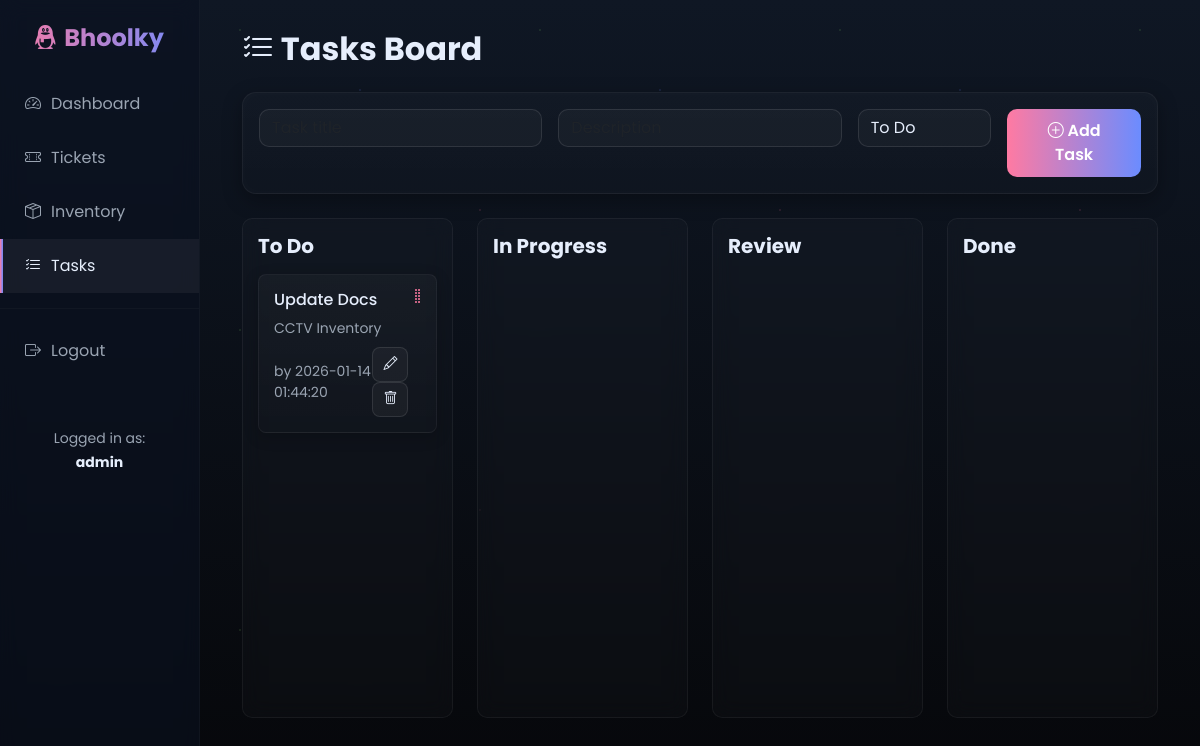
The page /tasks (signed in) on the database as committed earlier.
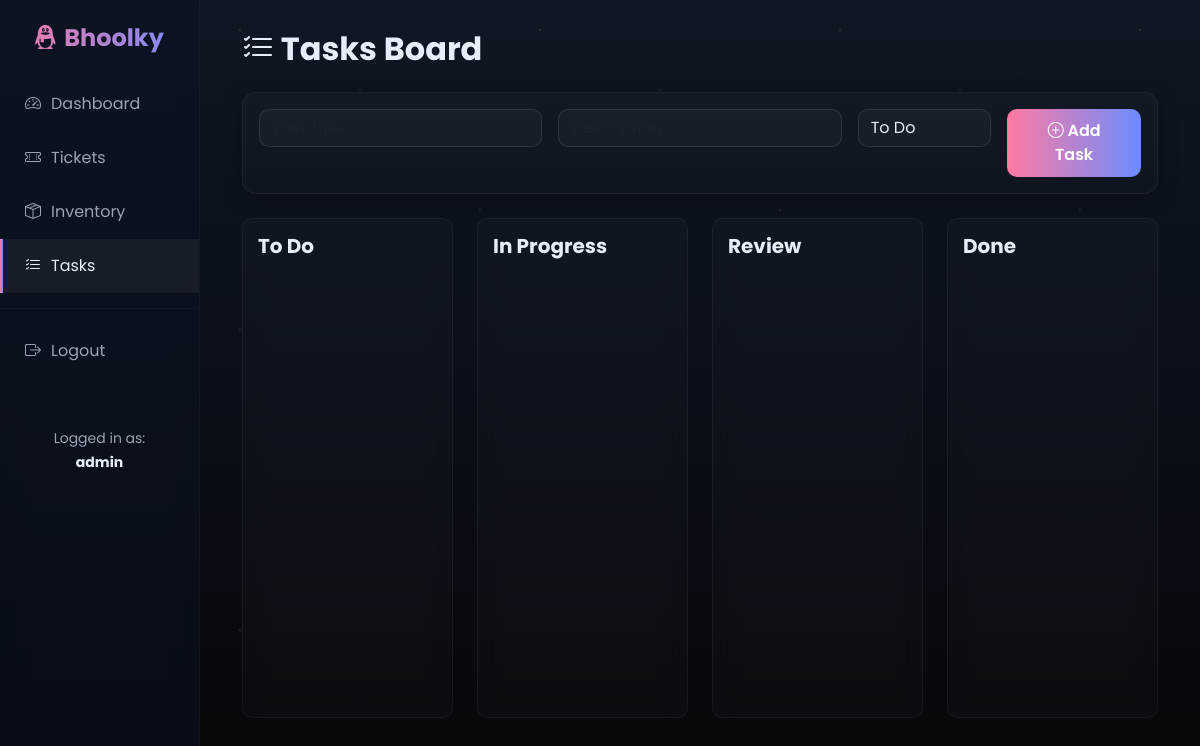
The same page on the database as committed later.
### tables this page shows
CREATE TABLE users
                 (id INTEGER PRIMARY KEY AUTOINCREMENT,
                  username TEXT UNIQUE NOT NULL,
                  password TEXT NOT NULL,
                  email TEXT,
                  created_at TIMESTAMP DEFAULT CURRENT_TIMESTAMP);

CREATE TABLE tasks
                 (id INTEGER PRIMARY KEY AUTOINCREMENT,
                  title TEXT NOT NULL,
                  description TEXT,
                  column_name TEXT DEFAULT 'To Do',
                  position INTEGER DEFAULT 0,
                  created_by INTEGER,
                  created_at TIMESTAMP DEFAULT CURRENT_TIMESTAMP,
                  updated_at TIMESTAMP DEFAULT CURRENT_TIMESTAMP,
                  FOREIGN KEY (created_by) REFERENCES users(id));

### app.py (the view)
@app.route('/tasks')
@login_required
def tasks():
    conn = sqlite3.connect('business_system.db')
    c = conn.cursor()
    columns = ['To Do', 'In Progress', 'Review', 'Done']
    tasks_by_column = {}
    for column in columns:
        c.execute('''SELECT t.*, u.username
                     FROM tasks t
                     LEFT JOIN users u ON t.created_by = u.id
                     WHERE t.column_name = ?
                     ORDER BY t.position''', (column,))
        tasks_by_column[column] = c.fetchall()
    conn.close()
    return render_template('tasks.html', tasks_by_column=tasks_by_column, columns=columns)

### app.py (called while the page is built)
def login_required(f):
    @wraps(f)
    def decorated_function(*args, **kwargs):
        if 'user_id' not in session:
            flash('Please log in to access this page.', 'warning')
            return redirect(url_for('login'))
        return f(*args, **kwargs)
    return decorated_function

### templates/tasks.html (shortened to what this page needs)
{% extends "base.html" %}
{% block content %}
<div class="container-fluid">
    <h2 class="mb-4" style="color: var(--text); font-weight: 700;"><i class="bi bi-list-check"></i> Tasks Board</h2>
    <div class="card mb-4">
        <div class="card-body">
            <form method="POST" action="{{ url_for('add_task') }}" class="row g-3">
                <div class="col-md-4">
                    <input type="text" class="form-control" name="title" placeholder="Task title" required>
                </div>
                <div class="col-md-4">
                    <input type="text" class="form-control" name="description" placeholder="Description">
                </div>
                <div class="col-md-2">
                    <select class="form-select" name="column_name">
                        {% for column in columns %}
                        <option value="{{ column }}">{{ column }}</option>
                        {% endfor %}
                    </select>
                </div>
                <div class="col-md-2">
                    <button type="submit" class="btn btn-primary w-100" style="font-weight: 600;">
                        <i class="bi bi-plus-circle"></i> Add Task
                    </button>
                </div>
            </form>
        </div>
    </div>
    <div class="row" id="kanban-board">
        {% for column in columns %}
        <div class="col-md-3">
            <div class="kanban-column" data-column="{{ column }}">
                <h5 class="mb-3" style="color: var(--text); font-weight: 700;">{{ column }}</h5>
                <div class="kanban-drop-zone">
                    {% for task in tasks_by_column[column] %}
                    <div class="kanban-card" draggable="true" data-task-id="{{ task[0] }}" data-column="{{ column }}">
                        <div class="drag-handle"><i class="bi bi-grip-vertical" style="color: var(--accent-1);"></i></div>
                        <h6 style="color: var(--text);">{{ task[1] }}</h6>
                        <p style="color: var(--muted);" class="small mb-2">{{ task[2] }}</p>
                        <div class="d-flex justify-content-between align-items-center">
                            <small style="color: var(--muted);">by {{ task[7] }}</small>
                            <div>
                                <a href="{{ url_for('edit_task', id=task[0]) }}" class="btn btn-sm btn-secondary" style="border-radius: 8px; padding: 6px 10px;">
                                    <i class="bi bi-pencil"></i>
                                </a>
                                <a href="{{ url_for('delete_task', id=task[0]) }}"
                                   class="btn btn-sm btn-secondary"
                                   onclick="return confirm('Delete this task?')"
                                   style="border-radius: 8px; padding: 6px 10px;">
                                    <i class="bi bi-trash"></i>
                                </a>
                            </div>
                        </div>
                    </div>
                    {% endfor %}
                </div>
            </div>
        </div>
        {% endfor %}
    </div>
</div>
{% endblock %}

### templates/base.html (shortened to what this page needs)
<!DOCTYPE html>
<html lang="en">
<head>
    <link href="https://cdn.jsdelivr.net/npm/bootstrap@5.3.0/dist/css/bootstrap.min.css" rel="stylesheet">
    <link rel="stylesheet" href="https://cdn.jsdelivr.net/npm/bootstrap-icons@1.11.0/font/bootstrap-icons.css">
</head>
<body>
    {% if session.user_id %}
    <div class="container-fluid">
        <div class="row">
            <div class="col-md-2 sidebar p-0">
                <div class="text-center py-4">
                    <h4 style="margin: 0;"><i class="bi bi-tencent-qq"></i> Bhoolky</h4>
                </div>
                <nav>
                    <a href="{{ url_for('dashboard') }}" class="{% if request.endpoint == 'dashboard' %}active{% endif %}">
                        <i class="bi bi-speedometer2"></i> <span>Dashboard</span>
                    </a>
                    <a href="{{ url_for('tickets') }}" class="{% if 'ticket' in request.endpoint %}active{% endif %}">
                        <i class="bi bi-ticket-perforated"></i> <span>Tickets</span>
                    </a>
                    <a href="{{ url_for('inventory') }}" class="{% if 'inventory' in request.endpoint %}active{% endif %}">
                        <i class="bi bi-box-seam"></i> <span>Inventory</span>
                    </a>
                    <a href="{{ url_for('tasks') }}" class="{% if 'task' in request.endpoint %}active{% endif %}">
                        <i class="bi bi-list-check"></i> <span>Tasks</span>
                    </a>
                    <hr style="border-color: rgba(255,255,255,0.1); margin: 15px 0;">
                    <a href="{{ url_for('logout') }}">
                        <i class="bi bi-box-arrow-right"></i> <span>Logout</span>
                    </a>
                </nav>
                <div class="text-center mt-5">
                    <small style="color: var(--muted);">Logged in as:<br><strong style="color: var(--text);">{{ session.username }}</strong></small>
                </div>
            </div>
            <div class="col-md-10 main-content">
                {% block content %}{% endblock %}
            </div>
        </div>
    </div>
    {% endif %}
</body>
</html>

Rows that differ between the two databases and show on the page:
no longer on this page (row edited): users: username "admin"
removed tasks: title "Update Docs", description "CCTV Inventory", updated_at "2026-01-14 01:44:20"
Other text that changed with them:
{{ session.username }}: (not shown) → "admin"
